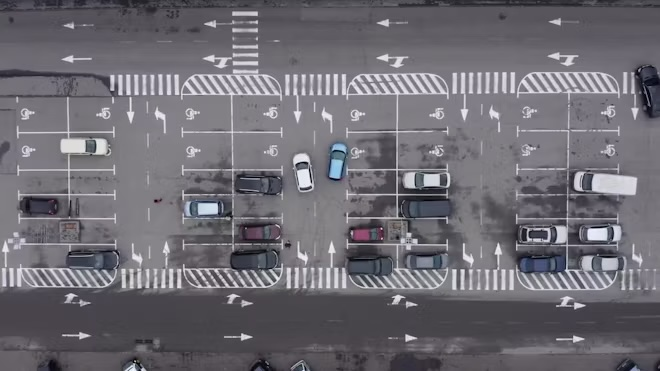
#> input picture new_parking_lot.jpg, 660 x 371 px
$ python 'Auto Detection.py'   (older library calls are emulated)
#> lines starting #> are read from the running program, lines starting #| are printed output that depends on the picture; after the words box and inside, x2 and y2 are one past the last pixel; in counts of white or black regions, pixels touching at a corner belong together
import cv2
import numpy as np
import pickle
import os
import sys
from datetime import datetime
from sklearn.cluster import DBSCAN

# Fixed image path for your project
IMAGE_PATH = "new_parking_lot.jpg"
SPOTS_PATH = "parking_spots.pkl"

class ParkingLotAnalyzer:
    def __init__(self, config=None):
        self.config = config or {
            'edge_weight': 0.6,
            'brightness_weight': 0.2,
            'saturation_weight': 0.2,
            'occupation_threshold': 0.55,
            'resize_dimensions': (1280, 720),
            'show_details': True
        }

    def load_image(self, image_path):
        """Load and resize the input image"""
#> called with image_path = 'new_parking_lot.jpg'
        if not os.path.exists(image_path):
            raise FileNotFoundError(f"Image not found: {image_path}")

        img = cv2.imread(image_path)
#> img is the input picture: shape (371, 660, 3); mean B, G, R 114.8, 107.6, 110
        return cv2.resize(img, self.config['resize_dimensions'])

    def load_parking_spots(self, spots_path):
        """Load the parking spot coordinates"""
        if not os.path.exists(spots_path):
            print(f"Parking spots file not found: {spots_path}")
            print("Detecting parking spots automatically...")
            return auto_detect_parking_spots(IMAGE_PATH, spots_path)

        with open(spots_path, "rb") as f:
            return pickle.load(f)

    def preprocess_image(self, img):
        """Preprocess the image for analysis"""
        # Basic preprocessing
        gray = cv2.cvtColor(img, cv2.COLOR_BGR2GRAY)
        hsv = cv2.cvtColor(img, cv2.COLOR_BGR2HSV)
        blur = cv2.GaussianBlur(gray, (5, 5), 1)

        # Edge detection (using both Canny and Laplacian for robustness)
        edges_lap = cv2.Laplacian(blur, cv2.CV_64F)
        edges_lap = np.uint8(np.absolute(edges_lap))

        edges_canny = cv2.Canny(blur, 50, 150)
        edges = cv2.addWeighted(edges_lap, 0.5, edges_canny, 0.5, 0)

        return {
            'gray': gray,
            'hsv': hsv,
            'blur': blur,
            'edges': edges
        }

    def analyze_spot(self, processed_images, spot_coords):
        """Analyze a single parking spot"""
        x1, y1, x2, y2 = spot_coords

        # Extract ROIs
        roi_edge = processed_images['edges'][y1:y2, x1:x2]
        roi_gray = processed_images['gray'][y1:y2, x1:x2]
        roi_hsv = processed_images['hsv'][y1:y2, x1:x2]

        # Extract features
        edge_density = cv2.countNonZero(roi_edge) / (roi_edge.shape[0] * roi_edge.shape[1])
        brightness = np.mean(roi_gray) / 255
        saturation = np.mean(roi_hsv[:,:,1]) / 255

        # Calculate occupation score (weighted combination of features)
        edge_score = edge_density * self.config['edge_weight']
        brightness_score = (1 - brightness) * self.config['brightness_weight']
        saturation_score = saturation * self.config['saturation_weight']

        occupation_score = edge_score + brightness_score + saturation_score

        # Determine status
        is_occupied = occupation_score > self.config['occupation_threshold']

        return {
            'occupied': is_occupied,
            'edge_density': edge_density,
            'brightness': brightness,
            'saturation': saturation,
            'score': occupation_score
        }

    def visualize_results(self, img, spots_data, rectangles):
        """Visualize detection results on the image"""
        img_display = img.copy()

        # Count free spots
        free_spaces = sum(1 for data in spots_data if not data['occupied'])
        total_spaces = len(spots_data)

        # Draw rectangles and add information
        for idx, (rect, data) in enumerate(zip(rectangles, spots_data), 1):
            x1, y1, x2, y2 = rect

            # Color based on occupancy
            color = (0, 0, 255) if data['occupied'] else (0, 255, 0)  # Green for free, Red for occupied

            # Draw rectangle
            cv2.rectangle(img_display, (x1, y1), (x2, y2), color, 2)

            # Add spot number
            cv2.putText(img_display, f"{idx}", (x1 + 5, y1 + 20),
                      cv2.FONT_HERSHEY_SIMPLEX, 0.6, (255, 255, 255), 2)

        # Add summary information
        cv2.putText(img_display, f"Free: {free_spaces}/{total_spaces}", (30, 40),
                  cv2.FONT_HERSHEY_SIMPLEX, 1.2, (255, 255, 255), 2)
        cv2.putText(img_display, f"Occupancy: {(1 - free_spaces/total_spaces)*100:.1f}%", (30, 80),
                  cv2.FONT_HERSHEY_SIMPLEX, 1.2, (255, 255, 255), 2)
        cv2.putText(img_display, datetime.now().strftime("%Y-%m-%d %H:%M:%S"), (30, 120),
                  cv2.FONT_HERSHEY_SIMPLEX, 0.7, (255, 255, 255), 2)

        return img_display

    def print_analysis(self, spots_data):
        """Print detailed analysis of each spot"""
        print("\n=== Parking Spot Analysis ===")

        for idx, data in enumerate(spots_data, 1):
            status = "Occupied" if data['occupied'] else "Free"
            status_icon = "❌" if data['occupied'] else "✅"

            print(f"{status_icon} Spot {idx}: {status} | " +
                  f"Edges: {data['edge_density']:.3f} | " +
                  f"Brightness: {data['brightness']:.3f} | " +
                  f"Saturation: {data['saturation']:.3f} | " +
                  f"Score: {data['score']:.3f}")

        # Summary
        free_spaces = sum(1 for data in spots_data if not data['occupied'])
        print(f"\nTotal spots: {len(spots_data)}")
        print(f"Free spots: {free_spaces}")
        print(f"Occupied spots: {len(spots_data) - free_spaces}")
        print(f"Occupancy rate: {((len(spots_data) - free_spaces) / len(spots_data) * 100):.1f}%")

    def analyze_parking_lot(self, image_path, spots_path):
        """Main function to analyze parking lot"""
        # Load data
        img = self.load_image(image_path)
        rectangles = self.load_parking_spots(spots_path)

        # Process image
        processed_images = self.preprocess_image(img)

        # Analyze each spot
        spots_data = []
        for coords in rectangles:
            spot_data = self.analyze_spot(processed_images, coords)
            spots_data.append(spot_data)

        # Print analysis results
        if self.config['show_details']:
            self.print_analysis(spots_data)

        # Visualize results
        result_image = self.visualize_results(img, spots_data, rectangles)

        # Display result
        cv2.imshow("Parking Spot Detection", result_image)
        print("\nPress any key to exit...")
        cv2.waitKey(0)
        cv2.destroyAllWindows()

        return spots_data, result_image

def auto_detect_parking_spots(image_path, output_path="parking_spots.pkl"):
    """Automatically detect parking spots in an image using lines and contours"""
#> called with image_path = 'new_parking_lot.jpg', output_path = 'parking_spots.pkl'
    print("Automatically detecting parking spots...")

    # Load and resize image
    img = cv2.imread(image_path)
    if img is None:
        raise FileNotFoundError(f"Image not found: {image_path}")

    img = cv2.resize(img, (1280, 720))
    img_original = img.copy()

    # Convert to grayscale
    gray = cv2.cvtColor(img, cv2.COLOR_BGR2GRAY)

    # Apply blurring to reduce noise
    blur = cv2.GaussianBlur(gray, (5, 5), 0)

    # Apply Canny edge detection
    edges = cv2.Canny(blur, 50, 150)

    # Dilate the edges to connect nearby edges
    kernel = np.ones((3, 3), np.uint8)
    dilated = cv2.dilate(edges, kernel, iterations=1)
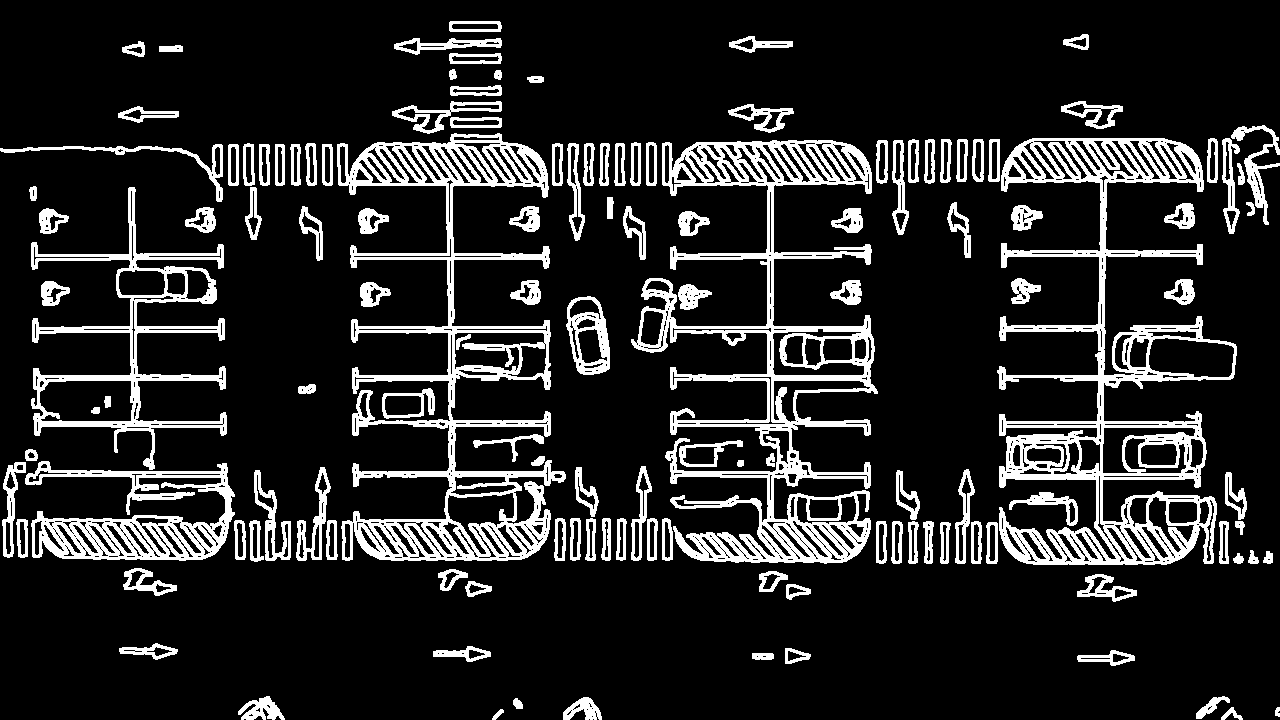
#> dilated: shape (720, 1280); 14.8% white; 132 white regions

    # Find contours
    contours, _ = cv2.findContours(dilated, cv2.RETR_EXTERNAL, cv2.CHAIN_APPROX_SIMPLE)
#> contours = 129 contours; largest, box (x1, y1, x2, y2) and area: (997, 138, 1237, 565) 39114, (631, 140, 878, 564) 34758, (337, 133, 566, 561) 32152, (31, 187, 227, 470) 13616, (25, 461, 235, 561) 10040

    # Filter contours by area and shape
    min_area = 1000  # Minimum area for a parking spot
    max_area = 15000  # Maximum area for a parking spot
    potential_spots = []

    for contour in contours:
        area = cv2.contourArea(contour)
        if min_area < area < max_area:
            # Approximate the contour to a polygon
            epsilon = 0.04 * cv2.arcLength(contour, True)
            approx = cv2.approxPolyDP(contour, epsilon, True)

            # If it has 4 vertices, it could be a rectangle
            if len(approx) >= 4 and len(approx) <= 6:
                # Get bounding rectangle
                x, y, w, h = cv2.boundingRect(approx)

                # Check if the shape is approximately a rectangle (aspect ratio)
                aspect_ratio = float(w) / h
                if 0.2 < aspect_ratio < 5:
                    # Draw the rectangle for visualization
                    cv2.rectangle(img, (x, y), (x + w, y + h), (0, 255, 0), 2)

                    # Add to potential spots
                    potential_spots.append((x, y, x + w, y + h))
#> this loop made 129 passes
#> (area, epsilon, approx, x, y, w, h, aspect_ratio) on passes 51, 118: (10040.5, 58.94, [[25, 478], [225, 499], [33, 557], [234, 514]], 25, 478, 210, 80, 2.62), (1228, 12.57, [[501, 102], [392, 115], [425, 116], [413, 129]], 392, 102, 110, 28, 3.93)
#> img: shape (720, 1280, 3)
#> after the loop, potential_spots = [(255, 470, 291, 560), (25, 478, 235, 558), (384, 390, 434, 418), (567, 297, 610, 374), (0, 144, 223, 200), (392, 102, 502, 130)]

    # If few spots were found, try an alternative method
    if len(potential_spots) < 5:
        print("Few spots detected with contour method, trying line detection...")
        img = img_original.copy()

        # Apply thresholding to create binary image
        _, thresh = cv2.threshold(blur, 100, 255, cv2.THRESH_BINARY_INV)

        # Apply morphological operations to enhance lines
        kernel = np.ones((3, 3), np.uint8)
        morph = cv2.morphologyEx(thresh, cv2.MORPH_CLOSE, kernel, iterations=1)

        # Find lines using Hough Line Transform
        lines = cv2.HoughLinesP(morph, 1, np.pi/180, threshold=100, minLineLength=100, maxLineGap=50)

        # Create a blank image for line visualization
        line_img = np.zeros_like(img)

        if lines is not None:
            for line in lines:
                x1, y1, x2, y2 = line[0]
                cv2.line(line_img, (x1, y1), (x2, y2), (255, 255, 255), 2)

        # Dilate the lines to connect nearby lines
        line_img_gray = cv2.cvtColor(line_img, cv2.COLOR_BGR2GRAY)
        kernel = np.ones((5, 5), np.uint8)
        dilated_lines = cv2.dilate(line_img_gray, kernel, iterations=2)

        # Find contours in the dilated line image
        contours, _ = cv2.findContours(dilated_lines, cv2.RETR_EXTERNAL, cv2.CHAIN_APPROX_SIMPLE)

        # Filter and create parking spots from the contours
        for contour in contours:
            area = cv2.contourArea(contour)
            if 500 < area < 20000:
                x, y, w, h = cv2.boundingRect(contour)
                aspect_ratio = float(w) / h
                if 0.2 < aspect_ratio < 5:
                    cv2.rectangle(img, (x, y), (x + w, y + h), (0, 255, 0), 2)
                    potential_spots.append((x, y, x + w, y + h))

    # If still too few spots, try a grid-based approach
    if len(potential_spots) < 8:
        print("Still few spots detected, applying a grid-based approach...")
        img = img_original.copy()

        # Detect parking lot area using edge density
        edges_copy = edges.copy()
        kernel = np.ones((15, 15), np.uint8)
        edge_density = cv2.dilate(edges_copy, kernel, iterations=1)

        # Find the regions with high edge density
        _, thresh_density = cv2.threshold(edge_density, 50, 255, cv2.THRESH_BINARY)
        contours, _ = cv2.findContours(thresh_density, cv2.RETR_EXTERNAL, cv2.CHAIN_APPROX_SIMPLE)
#> contours = 16 contours; largest, box (x1, y1, x2, y2) and area: (0, 15, 1280, 608) 518279, (723, 30, 799, 59) 1584, (112, 100, 185, 129) 1526, (113, 637, 184, 666) 1497, (746, 642, 817, 670) 1468

        # Find the largest contour (likely the parking area)
        max_area = 0
        parking_area = None
        for contour in contours:
            area = cv2.contourArea(contour)
            if area > max_area:
                max_area = area
                parking_area = contour
#> this loop made 16 passes
#> (area, max_area) on passes 1 to 4: (177, 177), (757.5, 757.5), (1166.5, 1166.5), (1303.5, 1303.5)
#> after the loop, max_area = 518279; parking_area = contour of 1252 points, box (x1, y1, x2, y2) (0, 15, 1280, 608), area 518279

        if parking_area is not None:
            # Get bounding rectangle of the parking area
            x, y, w, h = cv2.boundingRect(parking_area)
#> x = 0; y = 15; w = 1280; h = 593

            # Parameters for grid creation
            spot_width = w // 4  # Assume 4 spots horizontally
#> spot_width = 320
            spot_height = h // 5  # Assume 5 spots vertically
#> spot_height = 118

            # Create a grid of parking spots
            for row in range(5):
                for col in range(4):
                    spot_x = x + col * spot_width
                    spot_y = y + row * spot_height
                    cv2.rectangle(img, (spot_x, spot_y),
                                 (spot_x + spot_width, spot_y + spot_height),
                                 (0, 255, 0), 2)
                    potential_spots.append((spot_x, spot_y,
                                          spot_x + spot_width, spot_y + spot_height))
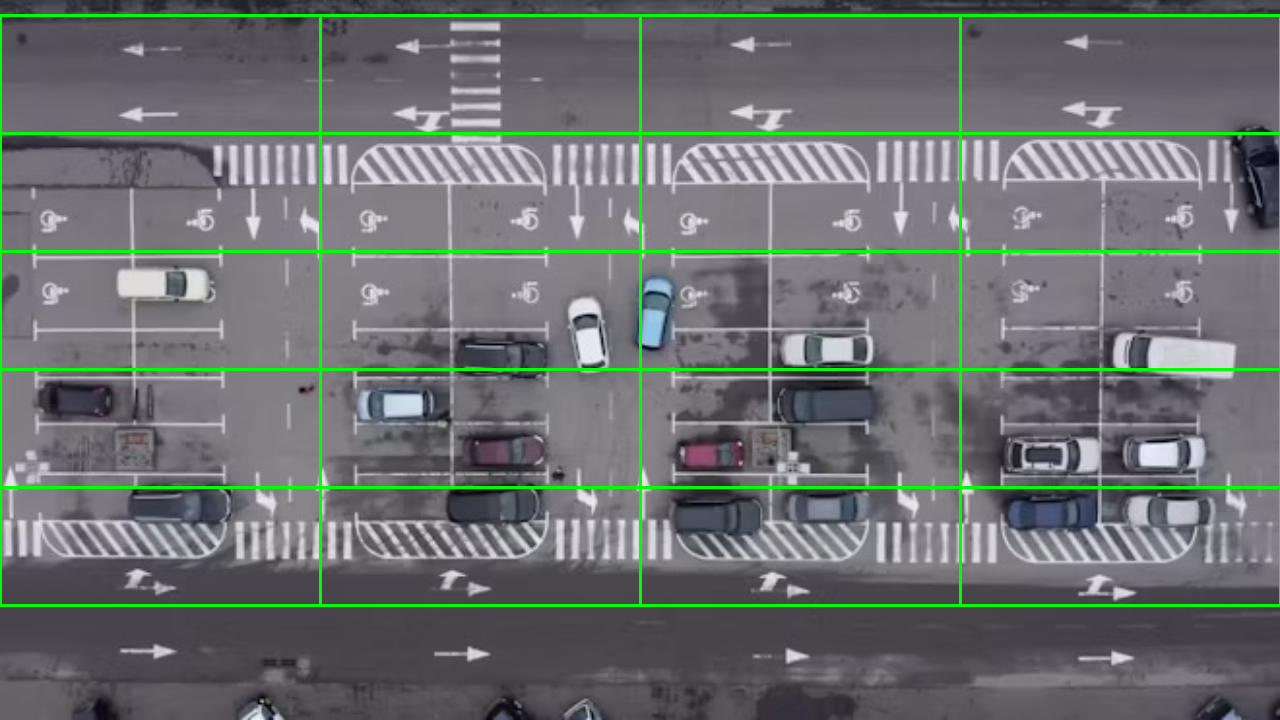
#> img: shape (720, 1280, 3); mean B, G, R 111.2, 112.4, 106.5
#> after the loop, potential_spots = 26 items, first 6: (255, 470, 291, 560), (25, 478, 235, 558), (384, 390, 434, 418), (567, 297, 610, 374), (0, 144, 223, 200), (392, 102, 502, 130)

    # Cluster similar rectangles and merge them
    if len(potential_spots) > 0:
        # Convert rectangles to centers for clustering
        centers = np.array([[rect[0] + (rect[2] - rect[0])//2,
                            rect[1] + (rect[3] - rect[1])//2]
                           for rect in potential_spots])
#> centers = 26 pairs, first value 111 to 1120, second value 74 to 546

        # Apply DBSCAN clustering
        clustering = DBSCAN(eps=50, min_samples=1).fit(centers)
        labels = clustering.labels_
#> labels = 26 values, max 24 at index 25, min 0 at index 0, mean 11.58

        # Group rectangles by cluster
        clusters = {}
        for i, label in enumerate(labels):
            if label not in clusters:
                clusters[label] = []
            clusters[label].append(potential_spots[i])
#> this loop made 26 passes
#> label on passes 1 to 4: 0, 1, 2, 3
#> after the loop, clusters = 25 items

        # Merge rectangles in each cluster
        merged_spots = []
        for label, rects in clusters.items():
            if len(rects) > 0:
                # Find the average dimensions
                avg_x1 = sum(rect[0] for rect in rects) // len(rects)
                avg_y1 = sum(rect[1] for rect in rects) // len(rects)
                avg_x2 = sum(rect[2] for rect in rects) // len(rects)
                avg_y2 = sum(rect[3] for rect in rects) // len(rects)

                merged_spots.append((avg_x1, avg_y1, avg_x2, avg_y2))
#> this loop made 25 passes
#> (rects, avg_x1, avg_y1, avg_x2, avg_y2) on pass 2: ([(25, 478, 235, 558), (0, 487, 320, 605)], 12, 482, 277, 581)
#> after the loop, merged_spots = 25 items, first 6: (255, 470, 291, 560), (12, 482, 277, 581), (384, 390, 434, 418), (567, 297, 610, 374), (0, 144, 223, 200), (392, 102, 502, 130)

        # Final check: ensure we have a reasonable number of spots
        if 5 <= len(merged_spots) <= 30:
            # Save the detected spots
            with open(output_path, "wb") as f:
                pickle.dump(merged_spots, f)

            print(f"Detected and saved {len(merged_spots)} parking spots to {output_path}")
#| Detected and saved 25 parking spots to parking_spots.pkl

            # For visualization
            img_display = img_original.copy()
            for i, (x1, y1, x2, y2) in enumerate(merged_spots, 1):
                cv2.rectangle(img_display, (x1, y1), (x2, y2), (0, 255, 0), 2)
                cv2.putText(img_display, str(i), (x1 + 5, y1 + 20),
                           cv2.FONT_HERSHEY_SIMPLEX, 0.6, (255, 255, 255), 2)
#> this loop made 25 passes

            cv2.imshow("Detected Parking Spots", img_display)
            cv2.waitKey(500)  # Just briefly show the spots before continuing
            cv2.destroyAllWindows()

            return merged_spots
        else:
            print(f"Detected {len(merged_spots)} spots, which seems unreasonable. Using grid approach instead.")

    # If all else fails, create a default grid of spots
    print("Using default grid of parking spots...")
    img_height, img_width = img.shape[:2]

    # Create a 4x5 grid of parking spots
    grid_spots = []
    cols, rows = 4, 5
    spot_width = img_width // cols
    spot_height = img_height // rows

    for row in range(rows):
        for col in range(cols):
            x1 = col * spot_width
            y1 = row * spot_height
            x2 = x1 + spot_width
            y2 = y1 + spot_height
            grid_spots.append((x1, y1, x2, y2))

    # Save the grid spots
    with open(output_path, "wb") as f:
        pickle.dump(grid_spots, f)

    print(f"Created a default grid with {len(grid_spots)} parking spots")
    return grid_spots

# [89 lines left out: function define_parking_spots, not called in this run]

if __name__ == "__main__":
    print("Parking Spot Detection Program")
    print(f"Using image: {IMAGE_PATH}")

    # Check if the image exists
    if not os.path.exists(IMAGE_PATH):
        print(f"Error: Image file '{IMAGE_PATH}' not found!")
        sys.exit(1)

    # Remove existing spots file to force re-detection
    if os.path.exists(SPOTS_PATH):
        os.remove(SPOTS_PATH)
        print("Removed existing parking spots file for fresh detection")

    # Analyze the parking lot
    analyzer = ParkingLotAnalyzer()
    analyzer.analyze_parking_lot(IMAGE_PATH, SPOTS_PATH)
#> in analyze_parking_lot, `rectangles = self.load_parking_spots(spots_path)`: rectangles has the same summary as merged_spots in auto_detect_parking_spots
#> in analyze_parking_lot, `processed_images = self.preprocess_image(img)`: processed_images = 4 items
#> the loop in analyze_parking_lot, `for coords in rectangles:` made 25 passes
#> (x1 in analyze_spot, y1 in analyze_spot, x2 in analyze_spot, y2 in analyze_spot, edge_density in analyze_spot, brightness in analyze_spot, saturation in analyze_spot, edge_score in analyze_spot) on passes 1 to 4: (255, 470, 291, 560, 0.736, 0.605, 0.0317, 0.442), (12, 482, 277, 581, 0.675, 0.46, 0.0839, 0.405), (384, 390, 434, 418, 0.76, 0.612, 0.183, 0.456), (567, 297, 610, 374, 0.8, 0.612, 0.0659, 0.48)
#> after the loop in analyze_parking_lot, `for coords in rectangles:`: spots_data = 25 items
#> the loop in print_analysis, `for idx, data in enumerate(spots_data, 1):` made 25 passes
#> (printed output is left out)
#> in print_analysis, `free_spaces = sum(1 for data in spots_data if not data['occupied'])`: free_spaces = 22
#| Total spots: 25
#| Free spots: 22
#| Occupied spots: 3
#| Occupancy rate: 12.0%
#> in visualize_results, `total_spaces = len(spots_data)`: total_spaces = 25
#> the loop in visualize_results, `for idx, (rect, data) in enumerate(zip(rectangles, spots_data), 1):` made 25 passes
#> (x1, y1, x2, y2, color) on passes 1 to 4: (255, 470, 291, 560, (0, 255, 0)), (12, 482, 277, 581, (0, 255, 0)), (384, 390, 434, 418, (0, 0, 255)), (567, 297, 610, 374, (0, 0, 255))
#> in visualize_results, `cv2.putText(img_display, datetime.now().strftime("%Y-%m-%d %H:%M:%S"),..`:
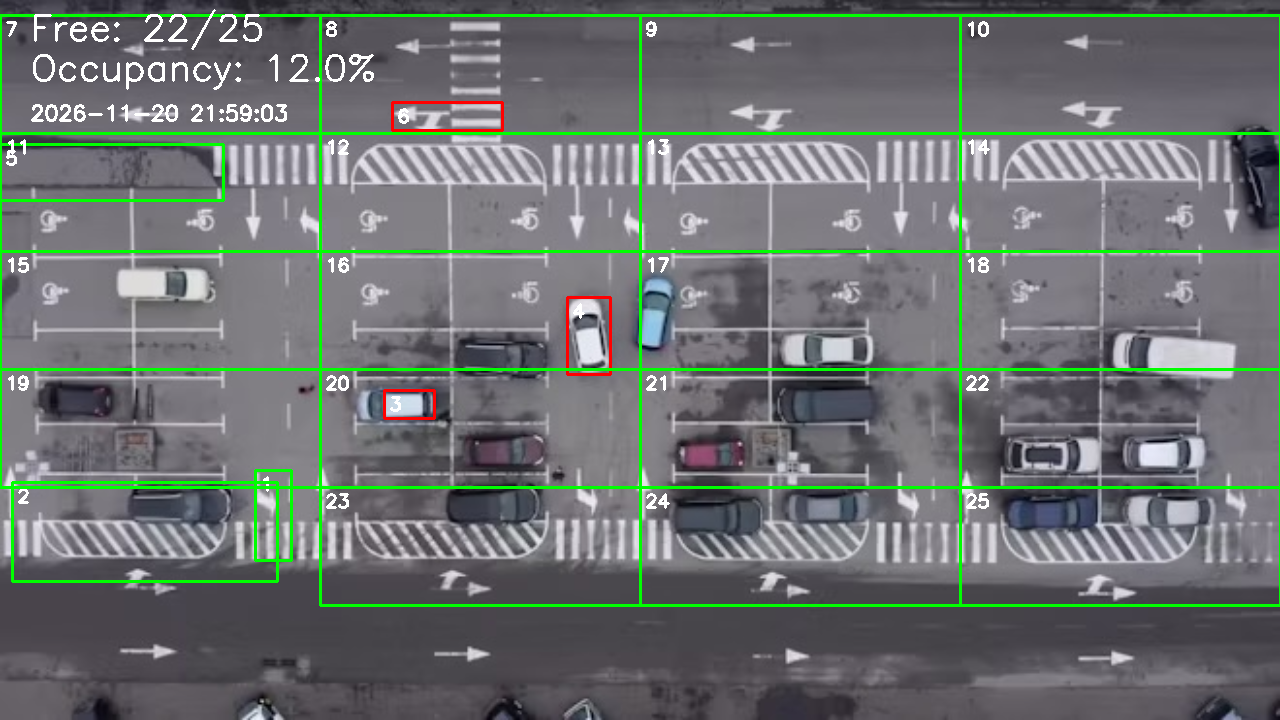
#> img_display: shape (720, 1280, 3); mean of channels 0, 1, 2 111.9, 114, 107.8; drawn as B, G, R
